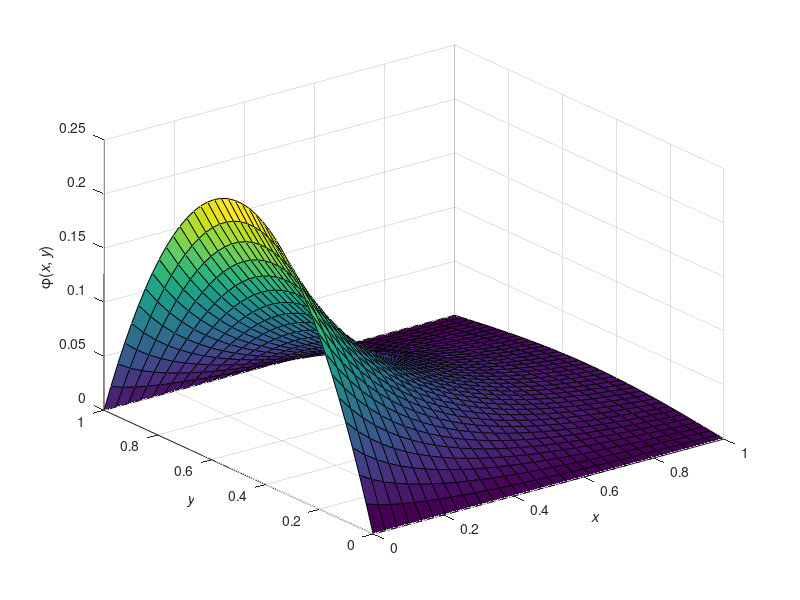

MATLAB code to generate this figure:
% Rewrite example03_04b using while-loops instead of for-loops

clear;
x = linspace(0,1,30);
y = linspace(0,1,40);
[X , Y] = meshgrid(x,y);
Phi = zeros(40,30);

% For loop implementation

% for i = 1:40
%     for j=1:30
%         for k=1:20
%             Phi(i,j) = Phi(i,j) + 4*(1-cos(k*pi))/(k*pi)^3 ...
%             *exp(-k*X(i,j)*pi)*sin(k*Y(i,j)*pi);
%         end
%     end
% end

% While loop implementation

k = 1;
 while k <= 20
    Phi= Phi + 4*(1-cos(k*pi))/(k*pi)^3 ...
    *exp(-k*X.*pi).*sin(k*Y*pi);
     k = k + 1;
 end

surf(x,y,Phi)
xlabel('\itx')
ylabel('\ity')
zlabel('\phi(\itx\rm, \ity\rm)')